Frame 1 (no input): blank canvas, image omitted
Frame 60 (the mouse pressed at the canvas centre just before this capture): blank canvas, image omitted
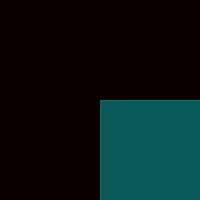
Frame 120 (the mouse held since frame 60 and released just before this capture)

The Processing sketch whose frames 1 and 60 were blank and that drew this single picture after the mouse press (run headless with seeded random() and noise(); from frame 60 on, the mouse is pressed at the canvas centre):

// Processing sketch: processing_93142
// ── processing_93142.pde

//Emanuele S. Reis - Exercício Animação

void setup(){
  size(200,200);
  background (10,mouseX,mouseY, 5);
}
void draw(){
  stroke(30,mouseX,mouseY, 200);
  strokeWeight(1);
  fill (9,mouseX,mouseY, 10);
  rect (mouseX, mouseY, mouseX, mouseY);
 }
